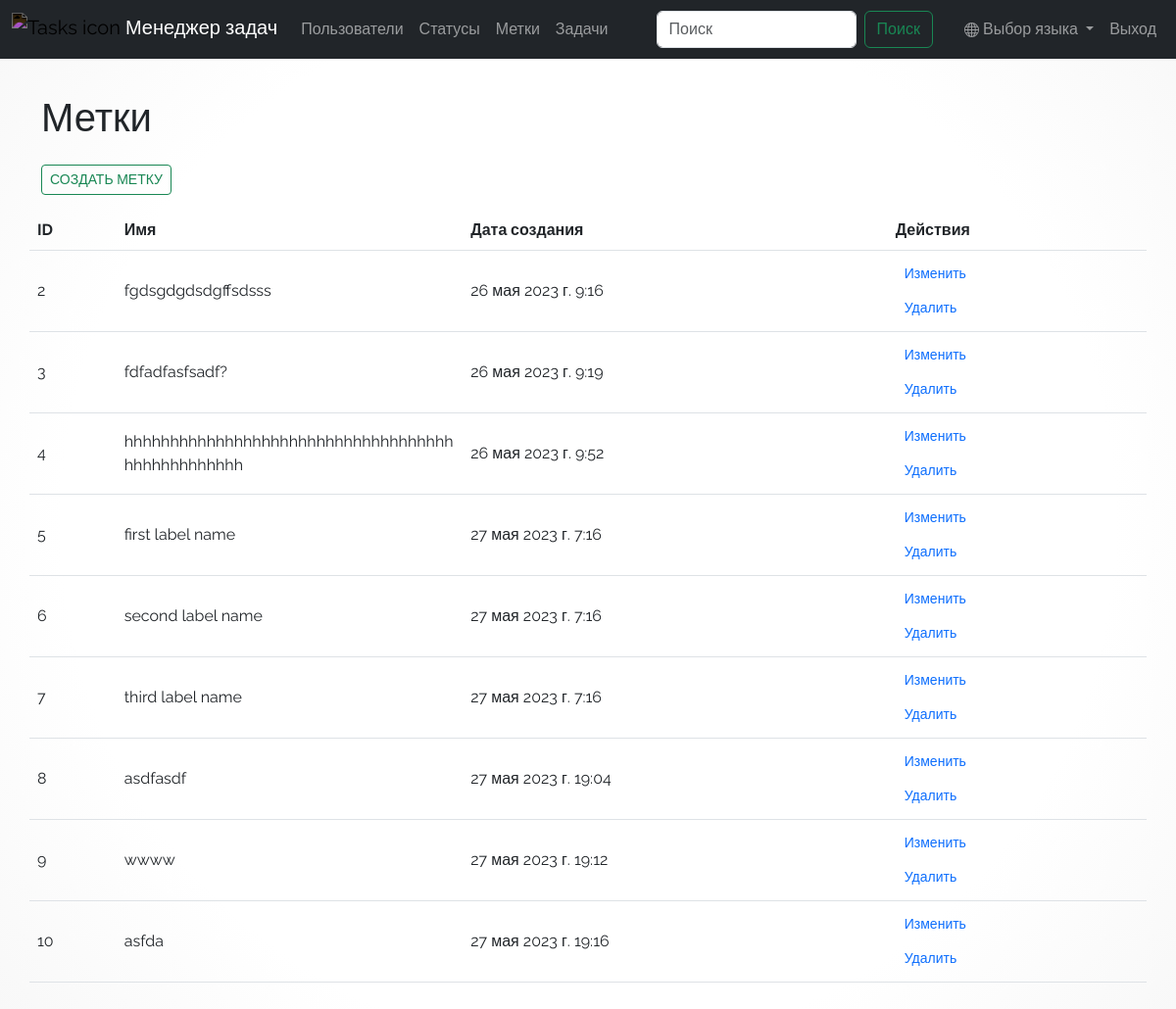
Screenshot of /labels/ (signed in) with the database file from the repository.
### task_manager/labels/models.py (models this page shows, shortened)
class Label(models.Model):
    name = models.CharField(
        max_length=50,
        unique=True,
        verbose_name=_("Label name"),
    )
    created_at = models.DateTimeField(
        auto_now_add=True,
        verbose_name=_("Created at"),
    )
    class Meta:
        verbose_name = _("Label")
        verbose_name_plural = _("Labels")

### task_manager/labels/views.py (the view)
# urls.py: path('', views.IndexView.as_view(), name='labels'),
class IndexView(LoginRequiredMixin, ListView):
    model = Label
    template_name = 'labels/index.html'
    login_url = reverse_lazy('user_login')
    paginate_by = 50
    def get_queryset(self):
        return Label.objects.all().order_by('id')

### task_manager/templates/labels/index.html (shortened to what this page needs)
{% extends "base.html" %}
{% load i18n %}
{% block main %}
  <div>
    <h1 class="text-left mb-4">{% translate 'Labels' %}</h1>
    <div class="row justify-content-center">
      <div class="col-12 text-left mb-3">
        <a class="btn btn-outline-success btn-sm col-auto text-uppercase" href="{% url 'label_create' %}">{% translate 'Create label' %}</a>
      </div>
      <table class="table table-hover mx-1 table-responsive-sm">
        <thead>
          <tr>
            <th>{% translate 'ID' %}</th>
            <th>{% translate 'Label name' %}</th>
            <th>{% translate 'Creation date' %}</th>
            <th>{% translate 'Actions' %}</th>
          </tr>
        </thead>
        {% for label in object_list %}
          <tr>
            <td class="align-middle">{{ label.id }}</td>
            <td class="align-middle wrapped-word">{{ label.name }}</td>
            <td class="align-middle">{{ label.created_at }}</td>
            <td class="align-middle">
              <a href="{% url 'label_update' id=label.id %}" class="btn btn-link d-flex btn-sm mb-1" rel="nofollow">{% translate 'Update' %}</a>
              <a href="{% url 'label_delete' id=label.id %}" class="btn btn-link d-flex btn-sm mt-1" rel="nofollow">{% translate 'Delete' %}</a>
            </td>
          </tr>
        {% endfor %}
      </table>
    </div>
  </div>
{% endblock %}

### task_manager/templates/base.html (style rules this page uses)
body { padding-top: 5rem; background: radial-gradient(circle, hsla(0, 0%, 100%, 1) 67%, hsla(0, 0%, 97%, 1) 100%); font-family: 'Raleway', sans-serif; }
.btn-link { text-decoration: none !important }

### task_manager/templates/labels/index.html (style rules this page uses)
.wrapped-word { word-wrap: break-word; min-width: 100px; max-width: 130px; }

### rows the page displays
Label: id "2", name "fgdsgdgdsdgffsdsss", created_at "26 мая 2023 г. 9:16"
Label: id "3", name "fdfadfasfsadf?", created_at "26 мая 2023 г. 9:19"
Label: id "4", name "hhhhhhhhhhhhhhhhhhhhhhhhhhhhhhhhhhhhhhhhhhhhhhhhh", created_at "26 мая 2023 г. 9:52"
Label: id "5", name "first label name", created_at "27 мая 2023 г. 7:16"
Label: id "6", name "second label name", created_at "27 мая 2023 г. 7:16"
Label: id "7", name "third label name", created_at "27 мая 2023 г. 7:16"
Label: id "8", name "asdfasdf", created_at "27 мая 2023 г. 19:04"
Label: id "9", name "wwww", created_at "27 мая 2023 г. 19:12"
Label: id "10", name "asfda", created_at "27 мая 2023 г. 19:16"
